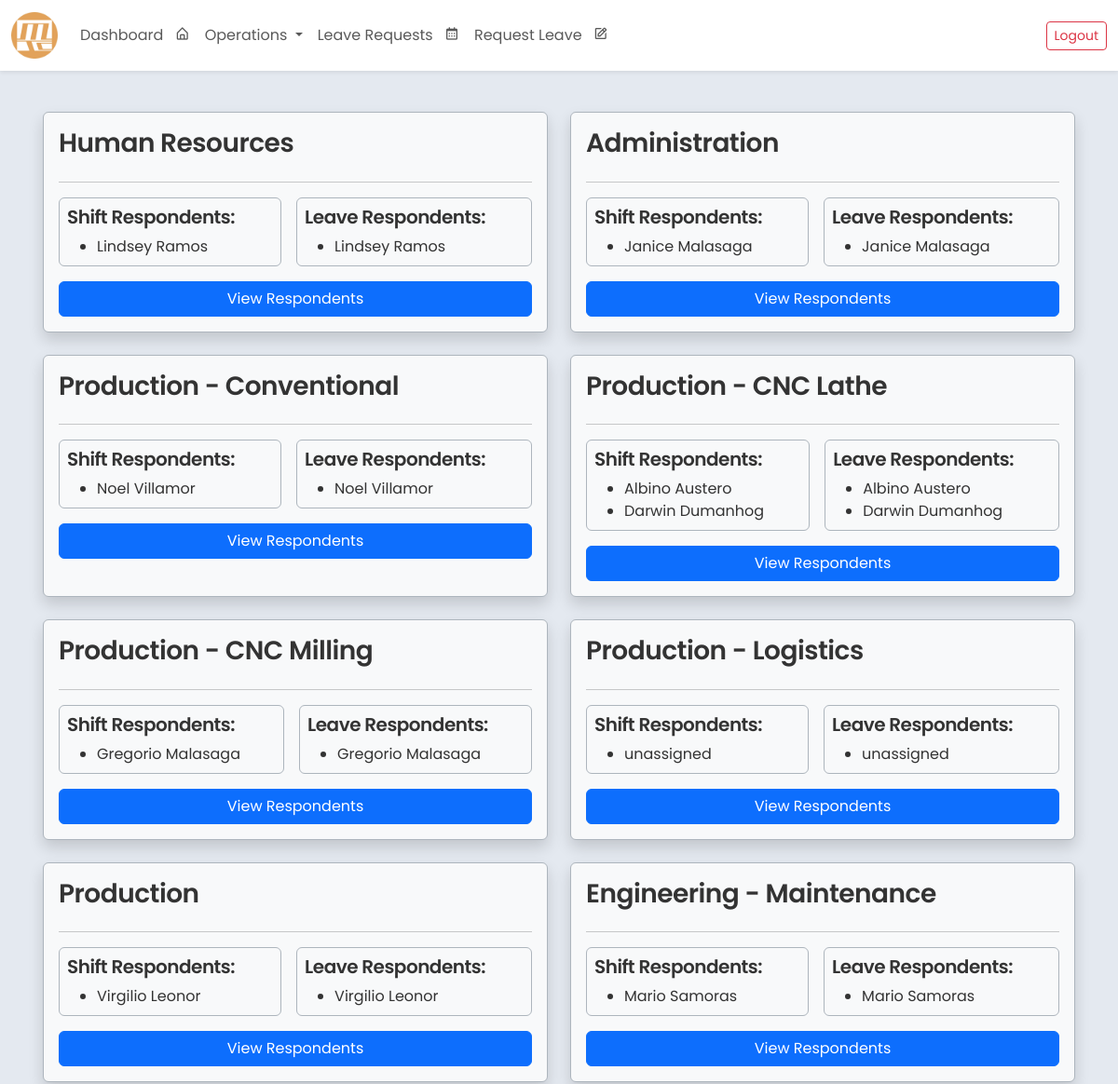
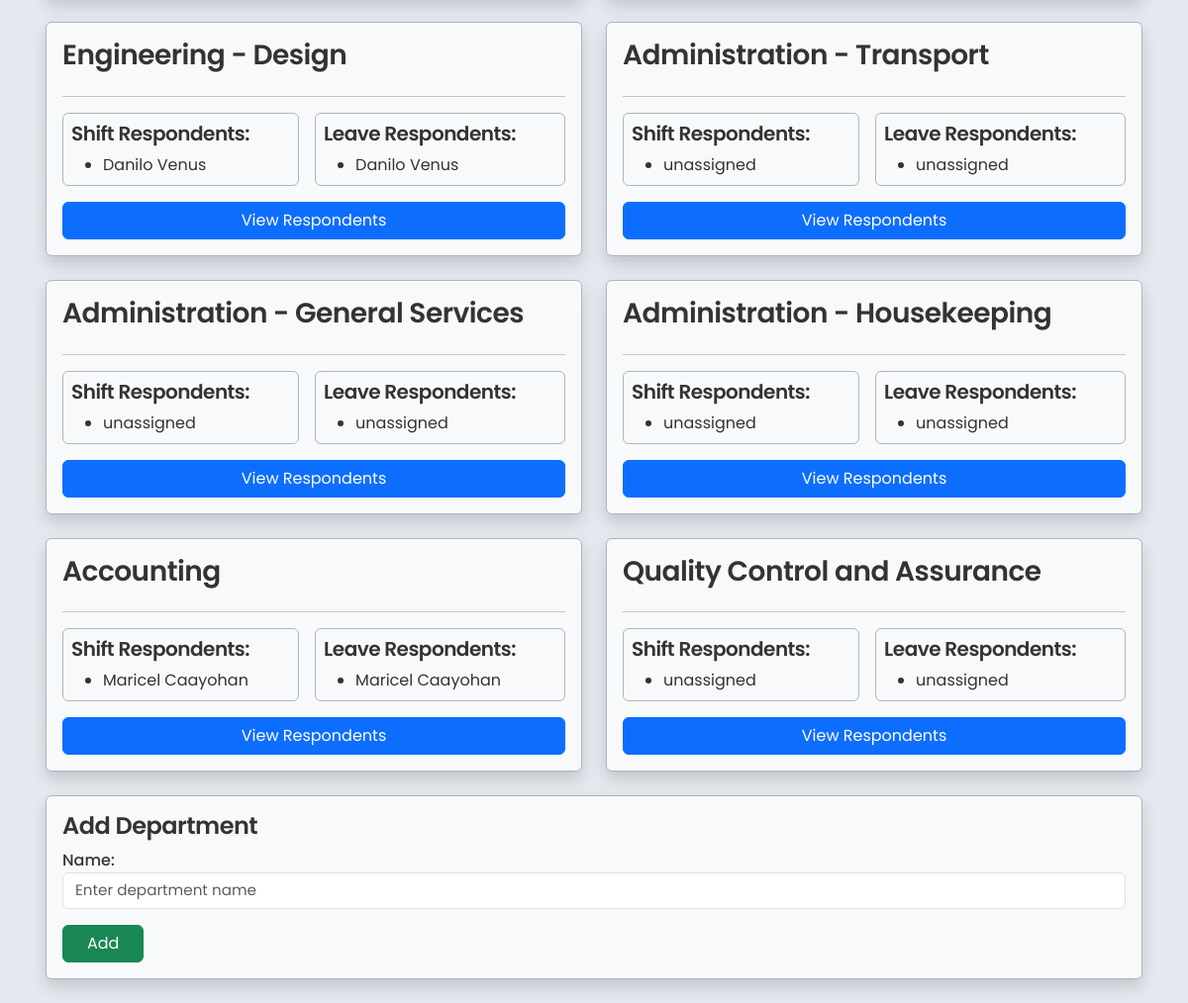
/employee/view_dep/ (signed in), run on the app's committed database (2 pictures, top to bottom).
### core/models.py (models this page shows, shortened)
class Department(models.Model):
    name = models.CharField(max_length=255, unique=True)
    leave_respondents = models.ManyToManyField(
        'Employee',
        related_name='leave_departments',
        blank=True,
        limit_choices_to={'department__isnull': False}
    )
    shift_respondents = models.ManyToManyField(
        'Employee',
        related_name='shift_departments',
        blank=True,
        limit_choices_to={'department__isnull': False}
    )

class Employee(models.Model):
    SEX_CHOICES = [
        ('Male', 'Male'),
        ('Female', 'Female'),
        ('Other', 'Prefer not to Say'),
    ]
    ROLE_CHOICES = [
        ('Regular Employee', 'Regular Employee'),
        ('Department Head', 'Department Head'),
        ('Admin(HR)', 'Admin(HR)'),
        ('Supervisor', 'Supervisor'),
        ('President', 'President')
    ]
    STATUS_CHOICES = [
        ('Active', 'Active'),
        ('Inactive', 'Inactive'),
    ]
    employee_id = models.AutoField(primary_key=True)
    company_id = models.CharField(max_length=20, blank=False, unique=True)
    first_name = models.CharField(max_length=100, blank=False)
    middle_name = models.CharField(max_length=100, blank=True, null=True)
    last_name = models.CharField(max_length=100, blank=False)
    sex = models.CharField(max_length=20, choices=SEX_CHOICES, blank=False)
    role = models.CharField(max_length=20, choices=ROLE_CHOICES, default='Regular Employee', blank=False)
    status = models.CharField(max_length=10, choices=STATUS_CHOICES, default='Active')
    last_credit_update = models.DateField(null=True, blank=True)
    department = models.ForeignKey(
        Department,
        related_name="employees",
        on_delete=models.SET_NULL,
        null=True,
        blank=True
    )
    contact_number = models.CharField(max_length=15, blank=False)
    date_employed = models.DateField()
    leave_credits = models.IntegerField(default=0, blank=False)
    leave_credits2 = models.IntegerField(default=0, blank=False)
    user_account = models.OneToOneField(User, on_delete=models.SET_NULL, null=True, blank=True, related_name='employee')
    class Meta:
        ordering = ['last_name', 'first_name']
        verbose_name = 'Employee'
        verbose_name_plural = 'Employees'
        db_table = 'employee_table'

### core/decorators.py (the view, shortened to what this page needs)
    def _wrapped_view(request, *args, **kwargs):
        if hasattr(request.user, 'employee'):
            employee = request.user.employee
            if employee.department.name == "Human Resources":
                return view_func(request, *args, **kwargs)

### core/forms.py
class DepartmentCreateForm(forms.ModelForm):
    class Meta:
        model = Department
        fields = ['name']
        widgets = {
            'name': forms.TextInput(attrs={
                'class': 'form-control',
                'placeholder': 'Enter department name'
            })
        }

### core/views.py (called while the page is built)
@hr_only
def view_departments(request):
    if request.method == 'POST':
        form = DepartmentCreateForm(request.POST)
        if form.is_valid():
            form.save()
            return redirect('view_department_list')  # Replace with your actual URL name
    else:
        form = DepartmentCreateForm()
    departments = Department.objects.all()
    return render(request, 'view_department_list.html', {
        'form': form,
        'departments': departments
    })

### core/templates/view_department_list.html (shortened to what this page needs)
{% extends "base.html" %}
{% load static %}
{% block content %}
<div class="container px-3">
    <div class="row g-4">
        {% for department in departments %}
            <div class="col-12 col-md-6 ">
                <div class="d-flex flex-column border border-dark-subtle p-3 rounded shadow h-100 bg-light">
                    <h3>{{ department.name }}</h3>
                    <hr>
                    <div class="d-flex flex-column flex-md-row gap-3">
                        <div class="flex-fill border border-dark-subtle rounded p-2">
                            <h5>Shift Respondents:</h5>
                            {% if department.shift_respondents.exists %}
                                <ul class="mb-0">
                                    {% for respondent in department.shift_respondents.all %}
                                        <li>{{ respondent.first_name }} {{ respondent.last_name }}</li>
                                    {% endfor %}
                                </ul>
                            {% else %}
                                <ul class="mb-0">
                                    <li>unassigned</li>
                                </ul>
                            {% endif %}
                        </div>
                        <div class="flex-fill border border-dark-subtle rounded p-2">
                            <h5>Leave Respondents:</h5>
                            {% if department.leave_respondents.exists %}
                                <ul class="mb-0">
                                    {% for respondent in department.leave_respondents.all %}
                                        <li>{{ respondent.first_name }} {{ respondent.last_name }}</li>
                                    {% endfor %}
                                </ul>
                            {% else %}
                                <ul class="mb-0">
                                    <li>unassigned</li>
                                </ul>
                            {% endif %}
                        </div>
                    </div>
                    <a href="{% url 'department_respondents' department.id %}" class="btn btn-primary align-self-end mt-3 w-100">
                        View Respondents
                    </a>
                </div>
            </div>
        {% endfor %}
        <div class="col-12">
            <div class="border border-dark-subtle rounded shadow p-3 bg-light">
                <h4>Add Department</h4>
                <form method="post" novalidate>
                    <div class="mb-3">
                        {{ form.name.label_tag }}
                        {{ form.name }}
                    </div>
                    <button type="submit" class="btn btn-success px-4">Add</button>
                </form>
            </div>
        </div>
    </div>
</div>
{% endblock %}

### data on the page
Department: name "Human Resources"
Employee: first_name "Lindsey", last_name "Ramos"
Department: name "Administration"
Employee: first_name "Janice", last_name "Malasaga"
Department: name "Production - Conventional"
Employee: first_name "Noel", last_name "Villamor"
Department: name "Production - CNC Lathe"
Employee: first_name "Albino", last_name "Austero"
Employee: first_name "Darwin", last_name "Dumanhog"
Department: name "Production - CNC Milling"
Employee: first_name "Gregorio", last_name "Malasaga"
Department: name "Production - Logistics", shows "unassigned"
Department: name "Production"
Employee: first_name "Virgilio", last_name "Leonor"
Department: name "Engineering - Maintenance"
Employee: first_name "Mario", last_name "Samoras"
Department: name "Engineering - Design"
Employee: first_name "Danilo", last_name "Venus"
Department: name "Administration - Transport", shows "unassigned"
Department: name "Administration - General Services", shows "unassigned"
Department: name "Administration - Housekeeping", shows "unassigned"
Department: name "Accounting"
Employee: first_name "Maricel", last_name "Caayohan"
Department: name "Quality Control and Assurance", shows "unassigned"
